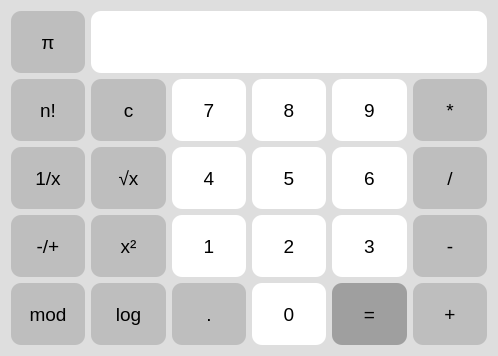
<?xml version="1.0" encoding="UTF-8"?>
<ui version="4.0">
 <class>main</class>
 <widget class="QWidget" name="main">
  <property name="geometry">
   <rect>
    <x>0</x>
    <y>0</y>
    <width>498</width>
    <height>356</height>
   </rect>
  </property>
  <property name="windowTitle">
   <string>main</string>
  </property>
  <property name="styleSheet">
   <string notr="true">
background:rgb(222, 222, 222);
</string>
  </property>
  <layout class="QGridLayout" name="gridLayout">
   <item row="0" column="0">
    <widget class="QPushButton" name="btn_pi">
     <property name="sizePolicy">
      <sizepolicy hsizetype="Expanding" vsizetype="Expanding">
       <horstretch>0</horstretch>
       <verstretch>0</verstretch>
      </sizepolicy>
     </property>
     <property name="palette">
      <palette>
       <active>
        <colorrole role="WindowText">
         <brush brushstyle="SolidPattern">
          <color alpha="255">
           <red>0</red>
           <green>0</green>
           <blue>0</blue>
          </color>
         </brush>
        </colorrole>
        <colorrole role="Button">
         <brush brushstyle="SolidPattern">
          <color alpha="255">
           <red>190</red>
           <green>190</green>
           <blue>190</blue>
          </color>
         </brush>
        </colorrole>
        <colorrole role="Text">
         <brush brushstyle="SolidPattern">
          <color alpha="255">
           <red>0</red>
           <green>0</green>
           <blue>0</blue>
          </color>
         </brush>
        </colorrole>
        <colorrole role="ButtonText">
         <brush brushstyle="SolidPattern">
          <color alpha="255">
           <red>0</red>
           <green>0</green>
           <blue>0</blue>
          </color>
         </brush>
        </colorrole>
        <colorrole role="Base">
         <brush brushstyle="SolidPattern">
          <color alpha="255">
           <red>190</red>
           <green>190</green>
           <blue>190</blue>
          </color>
         </brush>
        </colorrole>
        <colorrole role="Window">
         <brush brushstyle="SolidPattern">
          <color alpha="255">
           <red>190</red>
           <green>190</green>
           <blue>190</blue>
          </color>
         </brush>
        </colorrole>
        <colorrole role="Shadow">
         <brush brushstyle="SolidPattern">
          <color alpha="255">
           <red>40</red>
           <green>40</green>
           <blue>40</blue>
          </color>
         </brush>
        </colorrole>
        <colorrole role="PlaceholderText">
         <brush brushstyle="SolidPattern">
          <color alpha="128">
           <red>0</red>
           <green>0</green>
           <blue>0</blue>
          </color>
         </brush>
        </colorrole>
       </active>
       <inactive>
        <colorrole role="WindowText">
         <brush brushstyle="SolidPattern">
          <color alpha="255">
           <red>0</red>
           <green>0</green>
           <blue>0</blue>
          </color>
         </brush>
        </colorrole>
        <colorrole role="Button">
         <brush brushstyle="SolidPattern">
          <color alpha="255">
           <red>190</red>
           <green>190</green>
           <blue>190</blue>
          </color>
         </brush>
        </colorrole>
        <colorrole role="Text">
         <brush brushstyle="SolidPattern">
          <color alpha="255">
           <red>0</red>
           <green>0</green>
           <blue>0</blue>
          </color>
         </brush>
        </colorrole>
        <colorrole role="ButtonText">
         <brush brushstyle="SolidPattern">
          <color alpha="255">
           <red>0</red>
           <green>0</green>
           <blue>0</blue>
          </color>
         </brush>
        </colorrole>
        <colorrole role="Base">
         <brush brushstyle="SolidPattern">
          <color alpha="255">
           <red>190</red>
           <green>190</green>
           <blue>190</blue>
          </color>
         </brush>
        </colorrole>
        <colorrole role="Window">
         <brush brushstyle="SolidPattern">
          <color alpha="255">
           <red>190</red>
           <green>190</green>
           <blue>190</blue>
          </color>
         </brush>
        </colorrole>
        <colorrole role="Shadow">
         <brush brushstyle="SolidPattern">
          <color alpha="255">
           <red>40</red>
           <green>40</green>
           <blue>40</blue>
          </color>
         </brush>
        </colorrole>
        <colorrole role="PlaceholderText">
         <brush brushstyle="SolidPattern">
          <color alpha="128">
           <red>0</red>
           <green>0</green>
           <blue>0</blue>
          </color>
         </brush>
        </colorrole>
       </inactive>
       <disabled>
        <colorrole role="WindowText">
         <brush brushstyle="SolidPattern">
          <color alpha="255">
           <red>0</red>
           <green>0</green>
           <blue>0</blue>
          </color>
         </brush>
        </colorrole>
        <colorrole role="Button">
         <brush brushstyle="SolidPattern">
          <color alpha="255">
           <red>190</red>
           <green>190</green>
           <blue>190</blue>
          </color>
         </brush>
        </colorrole>
        <colorrole role="Text">
         <brush brushstyle="SolidPattern">
          <color alpha="255">
           <red>0</red>
           <green>0</green>
           <blue>0</blue>
          </color>
         </brush>
        </colorrole>
        <colorrole role="ButtonText">
         <brush brushstyle="SolidPattern">
          <color alpha="255">
           <red>0</red>
           <green>0</green>
           <blue>0</blue>
          </color>
         </brush>
        </colorrole>
        <colorrole role="Base">
         <brush brushstyle="SolidPattern">
          <color alpha="255">
           <red>190</red>
           <green>190</green>
           <blue>190</blue>
          </color>
         </brush>
        </colorrole>
        <colorrole role="Window">
         <brush brushstyle="SolidPattern">
          <color alpha="255">
           <red>190</red>
           <green>190</green>
           <blue>190</blue>
          </color>
         </brush>
        </colorrole>
        <colorrole role="Shadow">
         <brush brushstyle="SolidPattern">
          <color alpha="255">
           <red>40</red>
           <green>40</green>
           <blue>40</blue>
          </color>
         </brush>
        </colorrole>
        <colorrole role="PlaceholderText">
         <brush brushstyle="SolidPattern">
          <color alpha="128">
           <red>0</red>
           <green>0</green>
           <blue>0</blue>
          </color>
         </brush>
        </colorrole>
       </disabled>
      </palette>
     </property>
     <property name="autoFillBackground">
      <bool>false</bool>
     </property>
     <property name="styleSheet">
      <string notr="true">QPushButton{
background:rgb(190, 190, 190);
color:black;
font-size:14pt;
border:5px;
border-radius:10px;
}</string>
     </property>
     <property name="text">
      <string>π</string>
     </property>
    </widget>
   </item>
   <item row="0" column="1" colspan="5">
    <widget class="QLineEdit" name="out">
     <property name="sizePolicy">
      <sizepolicy hsizetype="Expanding" vsizetype="Expanding">
       <horstretch>0</horstretch>
       <verstretch>0</verstretch>
      </sizepolicy>
     </property>
     <property name="styleSheet">
      <string notr="true">
background:rgb(255, 255, 255);
color:black;
font-size:14pt;
border:5px;
border-radius:10px;
</string>
     </property>
    </widget>
   </item>
   <item row="1" column="0">
    <widget class="QPushButton" name="btn_factorial">
     <property name="sizePolicy">
      <sizepolicy hsizetype="Expanding" vsizetype="Expanding">
       <horstretch>0</horstretch>
       <verstretch>0</verstretch>
      </sizepolicy>
     </property>
     <property name="styleSheet">
      <string notr="true">QPushButton{
background:rgb(190, 190, 190);
color:black;
font-size:14pt;
border:5px;
border-radius:10px;
}</string>
     </property>
     <property name="text">
      <string>n!</string>
     </property>
    </widget>
   </item>
   <item row="1" column="1">
    <widget class="QPushButton" name="btn_c">
     <property name="sizePolicy">
      <sizepolicy hsizetype="Expanding" vsizetype="Expanding">
       <horstretch>0</horstretch>
       <verstretch>0</verstretch>
      </sizepolicy>
     </property>
     <property name="styleSheet">
      <string notr="true">QPushButton{
background:rgb(190, 190, 190);
color:black;
font-size:14pt;
border:5px;
border-radius:10px;
}</string>
     </property>
     <property name="text">
      <string>c</string>
     </property>
    </widget>
   </item>
   <item row="1" column="2">
    <widget class="QPushButton" name="btn_7">
     <property name="sizePolicy">
      <sizepolicy hsizetype="Expanding" vsizetype="Expanding">
       <horstretch>0</horstretch>
       <verstretch>0</verstretch>
      </sizepolicy>
     </property>
     <property name="styleSheet">
      <string notr="true">QPushButton{
background:rgb(255, 255, 255);
color:black;
font-size:14pt;
border:5px;
border-radius:10px;
}</string>
     </property>
     <property name="text">
      <string>7</string>
     </property>
    </widget>
   </item>
   <item row="1" column="3">
    <widget class="QPushButton" name="btn_8">
     <property name="sizePolicy">
      <sizepolicy hsizetype="Expanding" vsizetype="Expanding">
       <horstretch>0</horstretch>
       <verstretch>0</verstretch>
      </sizepolicy>
     </property>
     <property name="styleSheet">
      <string notr="true">QPushButton{
background:rgb(255, 255, 255);
color:black;
font-size:14pt;
border:5px;
border-radius:10px;
}</string>
     </property>
     <property name="text">
      <string>8</string>
     </property>
    </widget>
   </item>
   <item row="1" column="4">
    <widget class="QPushButton" name="btn_9">
     <property name="sizePolicy">
      <sizepolicy hsizetype="Expanding" vsizetype="Expanding">
       <horstretch>0</horstretch>
       <verstretch>0</verstretch>
      </sizepolicy>
     </property>
     <property name="styleSheet">
      <string notr="true">QPushButton{
background:rgb(255, 255, 255);
color:black;
font-size:14pt;
border:5px;
border-radius:10px;
}</string>
     </property>
     <property name="text">
      <string>9</string>
     </property>
    </widget>
   </item>
   <item row="1" column="5">
    <widget class="QPushButton" name="btn_multi">
     <property name="sizePolicy">
      <sizepolicy hsizetype="Expanding" vsizetype="Expanding">
       <horstretch>0</horstretch>
       <verstretch>0</verstretch>
      </sizepolicy>
     </property>
     <property name="styleSheet">
      <string notr="true">QPushButton{
background:rgb(190, 190, 190);
color:black;
font-size:14pt;
border:5px;
border-radius:10px;
}</string>
     </property>
     <property name="text">
      <string>*</string>
     </property>
    </widget>
   </item>
   <item row="2" column="0">
    <widget class="QPushButton" name="btn_fractional">
     <property name="sizePolicy">
      <sizepolicy hsizetype="Expanding" vsizetype="Expanding">
       <horstretch>0</horstretch>
       <verstretch>0</verstretch>
      </sizepolicy>
     </property>
     <property name="styleSheet">
      <string notr="true">QPushButton{
background:rgb(190, 190, 190);
color:black;
font-size:14pt;
border:5px;
border-radius:10px;
}</string>
     </property>
     <property name="text">
      <string>1/x</string>
     </property>
    </widget>
   </item>
   <item row="2" column="1">
    <widget class="QPushButton" name="btn_root">
     <property name="sizePolicy">
      <sizepolicy hsizetype="Expanding" vsizetype="Expanding">
       <horstretch>0</horstretch>
       <verstretch>0</verstretch>
      </sizepolicy>
     </property>
     <property name="styleSheet">
      <string notr="true">QPushButton{
background:rgb(190, 190, 190);
color:black;
font-size:14pt;
border:5px;
border-radius:10px;
}</string>
     </property>
     <property name="text">
      <string>√x</string>
     </property>
    </widget>
   </item>
   <item row="2" column="2">
    <widget class="QPushButton" name="btn_4">
     <property name="sizePolicy">
      <sizepolicy hsizetype="Expanding" vsizetype="Expanding">
       <horstretch>0</horstretch>
       <verstretch>0</verstretch>
      </sizepolicy>
     </property>
     <property name="styleSheet">
      <string notr="true">QPushButton{
background:rgb(255, 255, 255);
color:black;
font-size:14pt;
border:5px;
border-radius:10px;
}</string>
     </property>
     <property name="text">
      <string>4</string>
     </property>
    </widget>
   </item>
   <item row="2" column="3">
    <widget class="QPushButton" name="btn_5">
     <property name="sizePolicy">
      <sizepolicy hsizetype="Expanding" vsizetype="Expanding">
       <horstretch>0</horstretch>
       <verstretch>0</verstretch>
      </sizepolicy>
     </property>
     <property name="styleSheet">
      <string notr="true">QPushButton{
background:rgb(255, 255, 255);
color:black;
font-size:14pt;
border:5px;
border-radius:10px;
}</string>
     </property>
     <property name="text">
      <string>5</string>
     </property>
    </widget>
   </item>
   <item row="2" column="4">
    <widget class="QPushButton" name="btn_6">
     <property name="sizePolicy">
      <sizepolicy hsizetype="Expanding" vsizetype="Expanding">
       <horstretch>0</horstretch>
       <verstretch>0</verstretch>
      </sizepolicy>
     </property>
     <property name="styleSheet">
      <string notr="true">QPushButton{
background:rgb(255, 255, 255);
color:black;
font-size:14pt;
border:5px;
border-radius:10px;
}</string>
     </property>
     <property name="text">
      <string>6</string>
     </property>
    </widget>
   </item>
   <item row="2" column="5">
    <widget class="QPushButton" name="btn_div">
     <property name="sizePolicy">
      <sizepolicy hsizetype="Expanding" vsizetype="Expanding">
       <horstretch>0</horstretch>
       <verstretch>0</verstretch>
      </sizepolicy>
     </property>
     <property name="styleSheet">
      <string notr="true">QPushButton{
background:rgb(190, 190, 190);
color:black;
font-size:14pt;
border:5px;
border-radius:10px;
}</string>
     </property>
     <property name="text">
      <string>/</string>
     </property>
    </widget>
   </item>
   <item row="3" column="0">
    <widget class="QPushButton" name="btn_absolute">
     <property name="sizePolicy">
      <sizepolicy hsizetype="Expanding" vsizetype="Expanding">
       <horstretch>0</horstretch>
       <verstretch>0</verstretch>
      </sizepolicy>
     </property>
     <property name="styleSheet">
      <string notr="true">QPushButton{
background:rgb(190, 190, 190);
color:black;
font-size:14pt;
border:5px;
border-radius:10px;
}</string>
     </property>
     <property name="text">
      <string>-/+</string>
     </property>
    </widget>
   </item>
   <item row="3" column="1">
    <widget class="QPushButton" name="btn_Square">
     <property name="sizePolicy">
      <sizepolicy hsizetype="Expanding" vsizetype="Expanding">
       <horstretch>0</horstretch>
       <verstretch>0</verstretch>
      </sizepolicy>
     </property>
     <property name="styleSheet">
      <string notr="true">QPushButton{
background:rgb(190, 190, 190);
color:black;
font-size:14pt;
border:5px;
border-radius:10px;
}</string>
     </property>
     <property name="text">
      <string>x²</string>
     </property>
    </widget>
   </item>
   <item row="3" column="2">
    <widget class="QPushButton" name="btn_1">
     <property name="sizePolicy">
      <sizepolicy hsizetype="Expanding" vsizetype="Expanding">
       <horstretch>0</horstretch>
       <verstretch>0</verstretch>
      </sizepolicy>
     </property>
     <property name="styleSheet">
      <string notr="true">QPushButton{
background:rgb(255, 255, 255);
color:black;
font-size:14pt;
border:5px;
border-radius:10px;
}</string>
     </property>
     <property name="text">
      <string>1</string>
     </property>
    </widget>
   </item>
   <item row="3" column="3">
    <widget class="QPushButton" name="btn_2">
     <property name="sizePolicy">
      <sizepolicy hsizetype="Expanding" vsizetype="Expanding">
       <horstretch>0</horstretch>
       <verstretch>0</verstretch>
      </sizepolicy>
     </property>
     <property name="styleSheet">
      <string notr="true">QPushButton{
background:rgb(255, 255, 255);
color:black;
font-size:14pt;
border:5px;
border-radius:10px;
}</string>
     </property>
     <property name="text">
      <string>2</string>
     </property>
    </widget>
   </item>
   <item row="3" column="4">
    <widget class="QPushButton" name="btn_3">
     <property name="sizePolicy">
      <sizepolicy hsizetype="Expanding" vsizetype="Expanding">
       <horstretch>0</horstretch>
       <verstretch>0</verstretch>
      </sizepolicy>
     </property>
     <property name="styleSheet">
      <string notr="true">QPushButton{
background:rgb(255, 255, 255);
color:black;
font-size:14pt;
border:5px;
border-radius:10px;
}
</string>
     </property>
     <property name="text">
      <string>3</string>
     </property>
    </widget>
   </item>
   <item row="3" column="5">
    <widget class="QPushButton" name="btn_sub">
     <property name="sizePolicy">
      <sizepolicy hsizetype="Expanding" vsizetype="Expanding">
       <horstretch>0</horstretch>
       <verstretch>0</verstretch>
      </sizepolicy>
     </property>
     <property name="styleSheet">
      <string notr="true">QPushButton{
background:rgb(190, 190, 190);
color:black;
font-size:14pt;
border:5px;
border-radius:10px;
}</string>
     </property>
     <property name="text">
      <string>-</string>
     </property>
    </widget>
   </item>
   <item row="4" column="0">
    <widget class="QPushButton" name="btn_mod">
     <property name="sizePolicy">
      <sizepolicy hsizetype="Expanding" vsizetype="Expanding">
       <horstretch>0</horstretch>
       <verstretch>0</verstretch>
      </sizepolicy>
     </property>
     <property name="styleSheet">
      <string notr="true">QPushButton{
background:rgb(190, 190, 190);
color:black;
font-size:14pt;
border:5px;
border-radius:10px;
}</string>
     </property>
     <property name="text">
      <string>mod</string>
     </property>
    </widget>
   </item>
   <item row="4" column="1">
    <widget class="QPushButton" name="btn_log">
     <property name="sizePolicy">
      <sizepolicy hsizetype="Expanding" vsizetype="Expanding">
       <horstretch>0</horstretch>
       <verstretch>0</verstretch>
      </sizepolicy>
     </property>
     <property name="styleSheet">
      <string notr="true">QPushButton{
background:rgb(190, 190, 190);
color:black;
font-size:14pt;
border:5px;
border-radius:10px;
}</string>
     </property>
     <property name="text">
      <string>log</string>
     </property>
    </widget>
   </item>
   <item row="4" column="2">
    <widget class="QPushButton" name="btn_point">
     <property name="sizePolicy">
      <sizepolicy hsizetype="Expanding" vsizetype="Expanding">
       <horstretch>0</horstretch>
       <verstretch>0</verstretch>
      </sizepolicy>
     </property>
     <property name="styleSheet">
      <string notr="true">QPushButton{
background:rgb(190, 190, 190);
color:black;
font-size:14pt;
border:5px;
border-radius:10px;
}</string>
     </property>
     <property name="text">
      <string>.</string>
     </property>
    </widget>
   </item>
   <item row="4" column="3">
    <widget class="QPushButton" name="btn_0">
     <property name="sizePolicy">
      <sizepolicy hsizetype="Expanding" vsizetype="Expanding">
       <horstretch>0</horstretch>
       <verstretch>0</verstretch>
      </sizepolicy>
     </property>
     <property name="styleSheet">
      <string notr="true">QPushButton{
background:rgb(255, 255, 255);
color:black;
font-size:14pt;
border:5px;
border-radius:10px;
}</string>
     </property>
     <property name="text">
      <string>0</string>
     </property>
    </widget>
   </item>
   <item row="4" column="4">
    <widget class="QPushButton" name="btn_eq">
     <property name="sizePolicy">
      <sizepolicy hsizetype="Expanding" vsizetype="Expanding">
       <horstretch>0</horstretch>
       <verstretch>0</verstretch>
      </sizepolicy>
     </property>
     <property name="styleSheet">
      <string notr="true">QPushButton{
background:rgb(159, 159, 159);
color:black;
font-size:14pt;
border:5px;
border-radius:10px;
}</string>
     </property>
     <property name="text">
      <string>=</string>
     </property>
    </widget>
   </item>
   <item row="4" column="5">
    <widget class="QPushButton" name="btn_sum">
     <property name="sizePolicy">
      <sizepolicy hsizetype="Expanding" vsizetype="Expanding">
       <horstretch>0</horstretch>
       <verstretch>0</verstretch>
      </sizepolicy>
     </property>
     <property name="styleSheet">
      <string notr="true">QPushButton{
background:rgb(190, 190, 190);
color:black;
font-size:14pt;
border:5px;
border-radius:10px;
}</string>
     </property>
     <property name="text">
      <string>+</string>
     </property>
    </widget>
   </item>
  </layout>
 </widget>
 <resources/>
 <connections/>
</ui>
